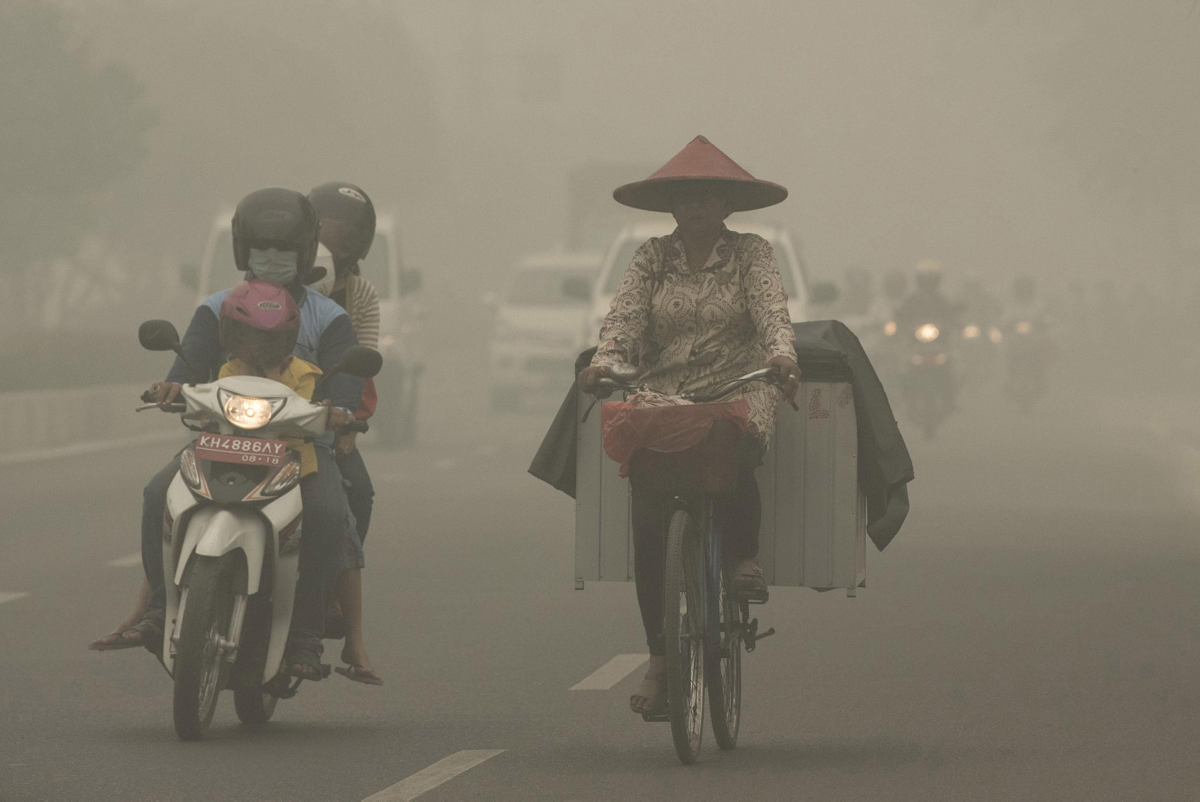
#> input picture images/hazy1.png, 1200 x 802 px; its folder holds only this picture in this run
$ python ROP+.py
#> lines starting #> are read from the running program, lines starting #| are printed output that depends on the picture
### psf2otf.py

"""
Codes for converting point-spread function to optical transfer function
borrowed from https://github.com/JoshuaEbenezer/ftvd/blob/master/ftvd.py
"""

import numpy as np

def zero_pad(image, shape, position='corner'):
    """
    Extends image to a certain size with zeros
    Parameters
    ----------
    image: real 2d `numpy.ndarray`
        Input image
    shape: tuple of int
        Desired output shape of the image
    position : str, optional
        The position of the input image in the output one:
            * 'corner'
                top-left corner (default)
            * 'center'
                centered
    Returns
    -------
    padded_img: real `numpy.ndarray`
        The zero-padded image
    """
    shape = np.asarray(shape, dtype=int)
    imshape = np.asarray(image.shape, dtype=int)

    if np.alltrue(imshape == shape):
        return image

    if np.any(shape <= 0):
        raise ValueError("ZERO_PAD: null or negative shape given")

    dshape = shape - imshape
    if np.any(dshape < 0):
        raise ValueError("ZERO_PAD: target size smaller than source one")

    pad_img = np.zeros(shape, dtype=image.dtype)

    idx, idy = np.indices(imshape)

    if position == 'center':
        if np.any(dshape % 2 != 0):
            raise ValueError("ZERO_PAD: source and target shapes "
                             "have different parity.")
        offx, offy = dshape // 2
    else:
        offx, offy = (0, 0)

    pad_img[idx + offx, idy + offy] = image

    return pad_img

def psf2otf(psf, shape):
    """
    Convert point-spread function to optical transfer function.
    Compute the Fast Fourier Transform (FFT) of the point-spread
    function (PSF) array and creates the optical transfer function (OTF)
    array that is not influenced by the PSF off-centering.
    By default, the OTF array is the same size as the PSF array.
    To ensure that the OTF is not altered due to PSF off-centering, PSF2OTF
    post-pads the PSF array (down or to the right) with zeros to match
    dimensions specified in OUTSIZE, then circularly shifts the values of
    the PSF array up (or to the left) until the central pixel reaches (1,1)
    position.
    Parameters
    ----------
    psf : `numpy.ndarray`
        PSF array
    shape : int
        Output shape of the OTF array
    Returns
    -------
    otf : `numpy.ndarray`
        OTF array
    Notes
    -----
    Adapted from MATLAB psf2otf function
    """
    if np.all(psf == 0):
        return np.zeros_like(psf)

    inshape = psf.shape
    # Pad the PSF to outsize
    psf_pad = zero_pad(psf, shape, position='corner')

    # Circularly shift OTF so that the 'center' of the PSF is
    # [0,0] element of the array
    for axis, axis_size in enumerate(inshape):
        psf_pad = np.roll(psf_pad, -int(axis_size / 2), axis=axis)

    # Compute the OTF
    otf = np.fft.fft2(psf_pad)

    # Estimate the rough number of operations involved in the FFT
    # and discard the PSF imaginary part if within roundoff error
    # roundoff error  = machine epsilon = sys.float_info.epsilon
    # or np.finfo().eps
    n_ops = np.sum(psf_pad.size * np.log2(psf_pad.shape))
    otf = np.real_if_close(otf, tol=n_ops)

    return otf

### ROP+.py
import numpy as np
import cv2

# from icecream import ic
from tqdm import tqdm


def defaultParamSetting(ImageType):
    if ImageType == 1:
        param = {"omega": 0.99, "mi": 1, "ma": 95, "gamma": 5e1}
    elif ImageType == 2:
        param = {"omega": 0.8, "mi": 1, "ma": 95, "gamma": 3e1}
    elif ImageType == 3:
        param = {"omega": 0.75, "mi": 1, "ma": 95, "gamma": 5e1}
    elif ImageType == 4:
        param = {"omega": 0.7, "mi": 2, "ma": 99.6, "gamma": 1e2}
    param["iternum"] = 10

    return param


# 获得大气光和散射光
def get_atmosphere(image, tilde_T):
    scatter_est = np.sum(tilde_T, axis=2)
    n_pixels = scatter_est.size
    # ic(n_pixels)
    n_search_pixels = int(n_pixels * 0.01)
    image_vec = image.reshape(n_pixels, 3)
    indices = np.argsort(scatter_est.flatten())[::-1]
    atmosphere = np.mean(image_vec[indices[:n_search_pixels], :], axis=0)

    atmosphere = np.tile(
        atmosphere[np.newaxis, np.newaxis, :],
        (scatter_est.shape[0], scatter_est.shape[1], 1),
    )

    sek = scatter_est.flatten()[indices[n_search_pixels]]
    # ic(sek)
    sek_vec = np.tile(
        sek * tilde_T[0, 0] / np.maximum(scatter_est[0, 0], 0.001),
        (tilde_T.shape[0], tilde_T.shape[1], 1),
    )
    # ic(sek_vec.shape)

    tilde_T = tilde_T * np.repeat(scatter_est <= sek, 3).reshape(tilde_T.shape) + (
        2 * sek_vec - tilde_T
    ) * np.repeat(scatter_est > sek, 3).reshape(tilde_T.shape)

    return atmosphere, tilde_T


def TransRefine(atmosphere, I, t0, param):
    # C0 is the intensity of the transmission map T
    # SnuT is the unified spectrum of the transimssion map T
    # SnuT = T(1,1,:)/sum(T(1,1,:),3)

    def getCoeff():
        from psf2otf import psf2otf

        # from pypher.pypher import psf2otf

        N, M, C = t0.shape
        sizeF = np.array([N, M])
        # # ic(sizeF)
        Coeff = {
            "eigsD1": np.repeat(psf2otf(np.array([[1, -1]]), sizeF), 3),
            "eigsD2": np.repeat(psf2otf(np.array([[1], [-1]]), sizeF), 3),
            # "eigsDtD": np.abs(Coeff["eigsD1"]) ** 2 + np.abs(Coeff["eigsD2"]) ** 2,
            "eigsD21": psf2otf(np.array([[1, -1]]), [sizeF[0], sizeF[1]]),
            "eigsD22": psf2otf(np.array([[1], [-1]]), [sizeF[0], sizeF[1]]),
            # "eigsDtD2": np.abs(Coeff["eigsD21"]) ** 2 + np.abs(Coeff["eigsD22"]) ** 2,
        }
        Coeff["eigsDtD"] = (
            np.abs(Coeff["eigsD1"]) ** 2 + np.abs(Coeff["eigsD2"]) ** 2
        ).reshape([N, M, C])
        Coeff["eigsDtD2"] = (
            np.abs(Coeff["eigsD21"]) ** 2 + np.abs(Coeff["eigsD22"]) ** 2
        ).reshape([N, M])
        return Coeff

    def ForwardD(U):
        # % Forward finite difference operator
        end_col_diff = np.expand_dims((U[:, 0] - U[:, -1]), axis=1)
        end_row_diff = np.expand_dims((U[0, :] - U[-1, :]), axis=0)
        Dux = np.concatenate(
            (np.diff(U, 1, 1), end_col_diff), axis=1
        )  # discrete gradient operators
        Duy = np.concatenate((np.diff(U, 1, 0), end_row_diff), axis=0)
        return (Dux, Duy)

    def Dive(X, Y):
        # % Transpose of the forward finite difference operator
        fwd_diff_rowX = np.expand_dims(X[:, -1] - X[:, 1], axis=1)
        DtXY = np.concatenate((fwd_diff_rowX, -np.diff(X, 1, 1)), axis=1)
        fwd_diff_rowY = np.expand_dims(Y[-1, :] - Y[1, :], axis=0)
        DtXY = DtXY + np.concatenate((fwd_diff_rowY, -np.diff(Y, 1, 0)), axis=0)
        return DtXY

    Coeff = getCoeff()
    D, Dt = ForwardD, Dive
    MaxIter = param["iternum"]
    gamma = param["gamma"]

    lambda1 = 5
    lambda2 = 5e-1
    lambda3 = 5e-1
    beta = 10

    M, N, Channel = t0.shape
    Lxi1 = np.zeros((M, N, Channel))
    Lxi2 = np.zeros((M, N, Channel))
    Leta1 = np.zeros((M, N))
    Leta2 = np.zeros((M, N))

    SolRE = 5e-4
    tau = 1.618

    D1I, D2I = D(I)
    C0 = np.mean(t0, axis=2)

    SnuT = t0[0, 0, :] / np.sum(t0[0, 0, :].reshape(1, 1, 3), axis=2, keepdims=True)

    D1tG, D2tG = D(C0)
    # D1t = SnuT .* repmat(D1tG, [1 1 3]);
    # D2t = SnuT .* repmat(D2tG, [1 1 3]);
    D1t = SnuT * np.repeat(D1tG, 3).reshape(M, N, Channel)
    D2t = SnuT * np.repeat(D2tG, 3).reshape(M, N, Channel)

    C = C0

    cont = True
    k = 0

    while tqdm(cont, desc="Iterating", leave=False):
        k += 1

        Xterm1 = D1t - D1I + Lxi1 / beta
        Xterm2 = D2t - D2I + Lxi2 / beta
        Xterm = np.sqrt(Xterm1**2 + Xterm2**2)
        W = np.exp(-gamma * (np.abs(D1I) + np.abs(D2I)))
        Xterm = np.maximum(Xterm - (W * lambda1) / beta, 0) / (
            Xterm + np.finfo(float).eps
        )
        Xmg1 = Xterm * Xterm1
        Xmg2 = Xterm * Xterm2

        Zterm1 = D1tG + Leta1 / beta
        Zterm2 = D2tG + Leta2 / beta
        Zterm = np.sqrt(Zterm1**2 + Zterm2**2)
        Zterm = np.maximum(Zterm - lambda2 / beta, 0) / (Zterm + np.finfo(float).eps)
        Zmg1 = Zterm * Zterm1
        Zmg2 = Zterm * Zterm2

        zeta1X = Xmg1 + D1I - Lxi1 / beta
        zeta1Y = Xmg2 + D2I - Lxi2 / beta
        zeta2X = Zmg1 - Leta1 / beta
        zeta2Y = Zmg2 - Leta2 / beta

        from numpy.fft import fft2, ifft2

        ttem = (
            fft2(lambda3 * C0)
            + beta * np.sum(fft2(Dt(SnuT * zeta1X, SnuT * zeta1Y)), 2)
            + beta * fft2(Dt(zeta2X, zeta2Y))
        )
        ttemp = lambda3 + beta * (
            np.sum(SnuT**2 * Coeff["eigsDtD"], 2) + Coeff["eigsDtD2"]
        )
        Cnew = np.real(ifft2(ttem / (ttemp + np.finfo(float).eps)))
        Cnew[Cnew <= 0] = 0
        Cnew[Cnew >= 1] = 1

        D1tG, D2tG = D(Cnew)
        D1t = SnuT * np.repeat(D1tG, 3).reshape(M, N, Channel)
        D2t = SnuT * np.repeat(D2tG, 3).reshape(M, N, Channel)

        Lxi1 = Lxi1 - tau * beta * (Xmg1 - (D1t - D1I))
        Lxi2 = Lxi2 - tau * beta * (Xmg2 - (D2t - D2I))
        Leta1 = Leta1 - tau * beta * (Zmg1 - D1tG)
        Leta2 = Leta2 - tau * beta * (Zmg2 - D2tG)

        re = np.linalg.norm(Cnew - C, "fro") / np.linalg.norm(C, "fro")
        # ic(k, re)
        C = Cnew
        cont = (k < MaxIter) and (re > SolRE)

    # ic(SnuT.shape, C.shape)
    T = SnuT * np.repeat(C, 3).reshape(M, N, Channel)
    Jr = (I - atmosphere) / np.maximum(T, 0.01) + atmosphere

    return Jr, T


def gamma0(img):

    i = np.arange(256)
    f = ((i + 0.5) / 256) ** (5 / 6)
    LUT = np.uint8(f * 256 - 0.5)

    img = cv2.cvtColor(img, cv2.COLOR_RGB2YCrCb)
    img[:, :, 0] = LUT[img[:, :, 0]]
    img = cv2.cvtColor(img, cv2.COLOR_YCrCb2RGB)

    return img


def rank1_enhancement(img, ImageType):

    param = defaultParamSetting(ImageType)

    imgvec = img.reshape(img.shape[0], img.shape[1], 3)
    selectedpixel = np.ones_like(imgvec)
    previous_basis = np.ones(3).reshape(1, 3)

    for _ in range(20):
        # 计算 imgvec 三个通道的均值，得到 (1, 1, 1) 的数组
        x_RGB = np.mean(imgvec, axis=(0, 1))
        # 扩展到与 imgvec 相同的形状
        x_mean = np.tile(x_RGB, (img.shape[0], img.shape[1], 1))
        # normailize
        spec_basis = x_mean / np.maximum(
            np.sqrt(np.sum(x_mean**2, axis=2, keepdims=True)), 0.001
        )
        image_norm = img / np.maximum(
            np.sqrt(np.sum(img**2, axis=2, keepdims=True)), 0.001
        )
        # 计算相似度
        # proj_sim = repmat((((sum(spec_basis .* imag_nmlzed, 3)))), [1 1 3]);
        proj_sim = np.sum(spec_basis * image_norm, axis=2, keepdims=True)
        proj_sim = np.repeat(proj_sim, 3, axis=2)
        # 计算散射光
        if np.sum(np.abs(previous_basis - spec_basis)) != 0:
            # 更新 previous_basis
            previous_basis = spec_basis
            boots = proj_sim.reshape(img.shape[0] * img.shape[1], 3)
            selectedpixel = np.where(
                boots > 0.99, 1, 0
            )  # 如果 proj_sim 大于 0.99，就保留，否则置 0
        else:
            break

    # S_nu 是 unified_spectrum of \tilde{t}，即散射光的强度
    S_nu = x_mean / np.maximum(np.sum(x_mean, axis=2, keepdims=True), 0.001)
    tilde_T = proj_sim * np.sum(img, axis=2, keepdims=True) * S_nu

    initial_img = img

    atmosphere, tilde_T = get_atmosphere(initial_img, tilde_T)

    # T = 1 - omega * tilde_T
    T_ini = 1 - param["omega"] * tilde_T

    # ic(initial_img.shape, T_ini.shape)
    Jr, T_tv = TransRefine(atmosphere, initial_img, T_ini, param)

    mi = np.percentile(Jr, param["mi"], axis=(0, 1))
    ma = np.percentile(Jr, param["ma"], axis=(0, 1))
    Jr = (Jr - mi) / (ma - mi)
    cv2.normalize(Jr, Jr, 0, 255, cv2.NORM_MINMAX)
    Jr = np.uint8(Jr)
    Jr = gamma0(Jr)

    T_tv = np.uint8(T_tv * 255)
    T_ini = np.uint8(T_ini * 255)

    return Jr, T_tv, T_ini


def main():
    import os

    img_path = "images"
    imgs = os.listdir(img_path)
    for img in tqdm(imgs):
        img_path = f"images/{img}"
        image = cv2.imread(img_path)
#> image is the input picture: shape (802, 1200, 3); mean B, G, R 110.9, 126, 132.5
        image = image / 255.0

        Jr, T_tv, T_ini = rank1_enhancement(image, 3)
#> the loop in rank1_enhancement, `for _ in range(20):` made 2 passes
#> x_RGB on passes 1 to 2: [0.435, 0.494, 0.52], [0.435, 0.494, 0.52]
#> in get_atmosphere, `atmosphere = np.mean(image_vec[indices[:n_search_pixels], :], axis=0)`: atmosphere = [0.625, 0.707, 0.749]
#> in get_atmosphere, `sek = scatter_est.flatten()[indices[n_search_pixels]]`: sek = 1.93
#> in rank1_enhancement, `T_ini = 1 - param["omega"] * tilde_T`:
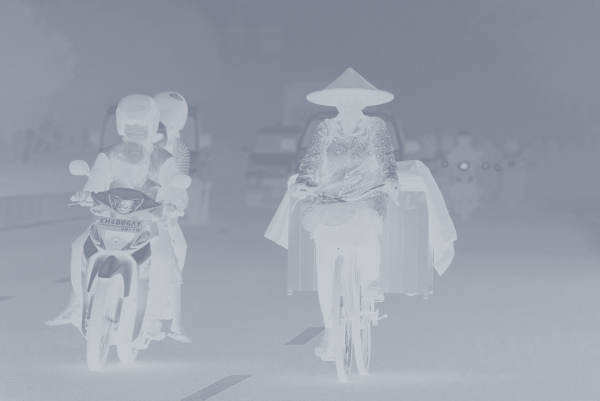
#> T_ini: shape (802, 1200, 3) float64 (shown at 1/2 size); mean B, G, R 0.674, 0.63, 0.611
#> in ForwardD, `end_col_diff = np.expand_dims((U[:, 0] - U[:, -1]), axis=1)`: end_col_diff = 802 rows, first 8: [-0.0196, -0.0275, -0.0275], [-0.0157, -0.0235, -0.0235], [-0.0196, -0.0275, -0.0275], [-0.00784, -0.0157, -0.0157], [-0.0235, -0.0314, -0.0314], [-0.0314, -0.0392, -0.0392], [-0.0431, -0.051, -0.051], [-0.0235, -0.0314, -0.0314]
#> in ForwardD, `end_row_diff = np.expand_dims((U[0, :] - U[-1, :]), axis=0)`: end_row_diff = 1200 rows, first 8: [0.192, 0.208, 0.22], [0.2, 0.216, 0.227], [0.192, 0.208, 0.22], [0.18, 0.196, 0.208], [0.188, 0.204, 0.216], [0.2, 0.216, 0.227], [0.176, 0.196, 0.208], [0.176, 0.196, 0.208]
#> in TransRefine, `SnuT = t0[0, 0, :] / np.sum(t0[0, 0, :].reshape(1, 1, 3), axis=2, keep..`: SnuT = [[0.357, 0.328, 0.315]]
#> the loop in TransRefine, `while tqdm(cont, desc="Iterating", leave=False):` made 10 passes
#> (re, cont) on passes 1 to 8: (0.0213, True), (0.0108, True), (0.00755, True), (0.00478, True), (0.00361, True), (0.00285, True), (0.00243, True), (0.00219, True)
#> after the loop in TransRefine, `while tqdm(cont, desc="Iterating", leave=False):`:
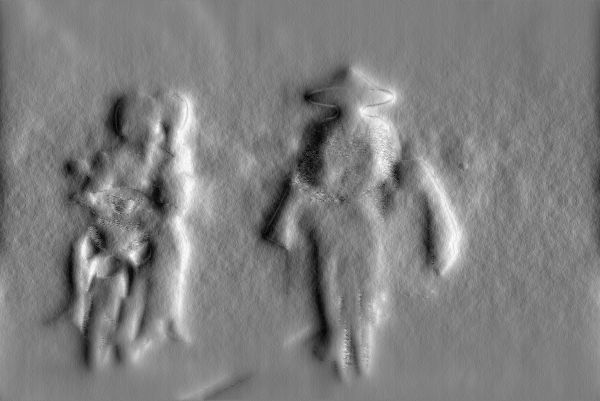
#> zeta2X: shape (802, 1200) float64 (shown at 1/2 size); min -0.0495, max 0.0497, mean -4.19e-05; drawn with min black and max white
#> after the loop in TransRefine, `while tqdm(cont, desc="Iterating", leave=False):`: k = 10
#> in rank1_enhancement, `mi = np.percentile(Jr, param["mi"], axis=(0, 1))`: mi = [-0.812, -1.03, -1.19]
#> in rank1_enhancement, `ma = np.percentile(Jr, param["ma"], axis=(0, 1))`: ma = [0.33, 0.308, 0.282]

        if not os.path.exists("results"):
            os.makedirs("results")
        img = img.split(".")[0]
        cv2.imwrite(f"results/{img}-rank1plus.png", Jr)
        cv2.imwrite(f"results/{img}-sT-rank1plus.png", 255 - T_tv)
        cv2.imwrite(f"results/{img}-T-rank1plus.png", 255 - T_ini)
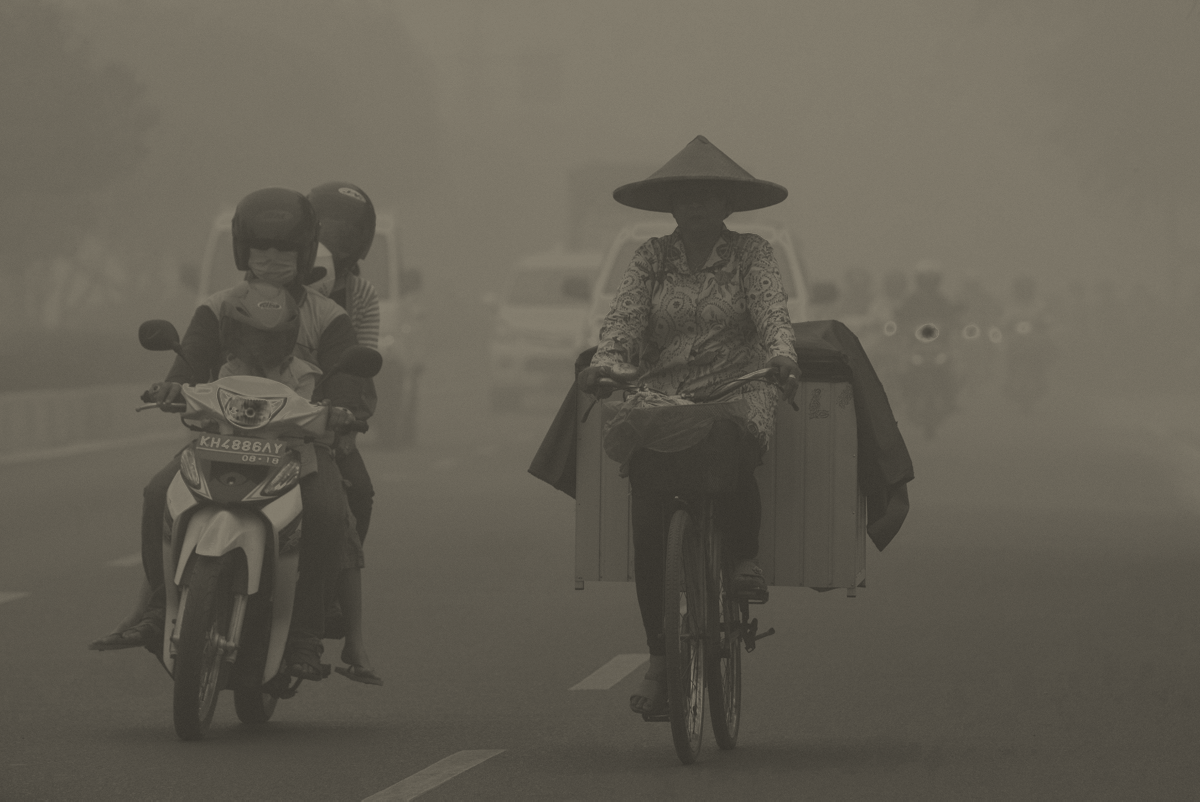
#> saved as hazy1-T-rank1plus.png: shape (802, 1200, 3); mean B, G, R 83.5, 94.8, 99.6

        # print(f"Results saved to results/{img}-Rank1.png")


if __name__ == "__main__":
    main()

$ run again, on images/sandstorm1.png
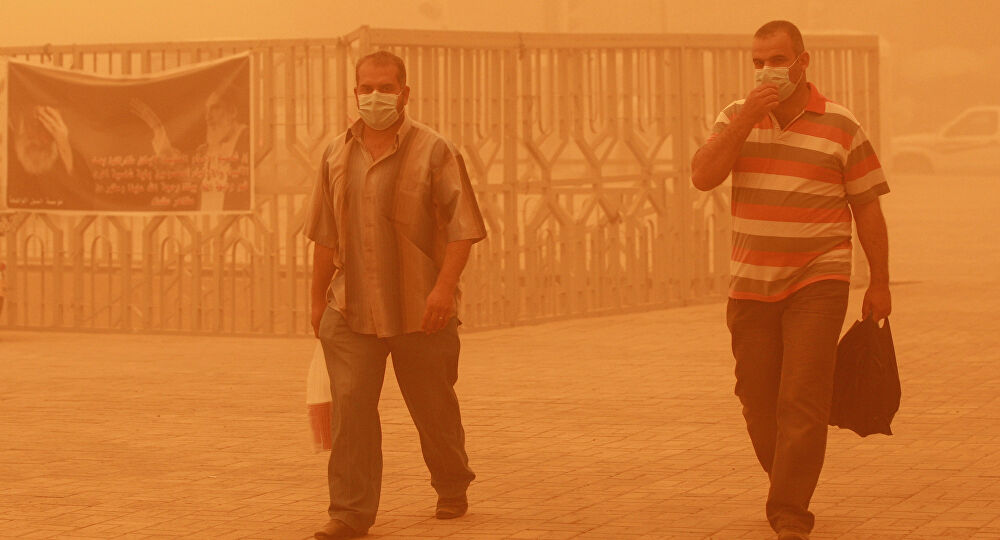
#> input picture images/sandstorm1.png, 1000 x 540 px
#> in main, image is the input picture: shape (540, 1000, 3); mean B, G, R 46.2, 116.4, 204.3
#> the loop in rank1_enhancement, `for _ in range(20):` made 2 passes
#> x_RGB on passes 1 to 2: [0.181, 0.457, 0.801], [0.181, 0.457, 0.801]
#> in get_atmosphere, `atmosphere = np.mean(image_vec[indices[:n_search_pixels], :], axis=0)`: atmosphere = [0.334, 0.667, 0.946]
#> sek = 1.92
#> end_col_diff = 540 rows, first 8: [0.0745, 0.118, 0.0549], [0.0745, 0.118, 0.0549], [0.0745, 0.118, 0.0549], [0.0745, 0.118, 0.0549], [0.0745, 0.118, 0.0549], [0.0745, 0.118, 0.0549], [0.0745, 0.118, 0.0549], [0.0745, 0.118, 0.0549]
#> end_row_diff = 1000 rows, first 8: [0.122, 0.165, 0.0745], [0.11, 0.153, 0.0627], [0.102, 0.145, 0.0549], [0.098, 0.137, 0.0588], [0.102, 0.141, 0.0627], [0.106, 0.145, 0.0667], [0.102, 0.141, 0.0667], [0.102, 0.141, 0.0667]
#> SnuT = [[0.52, 0.348, 0.133]]
#> Dux: shape (540, 1000) float64
#> Duy: shape (540, 1000) float64
#> the loop in TransRefine, `while tqdm(cont, desc="Iterating", leave=False):` made 10 passes
#> (re, cont) on passes 1 to 8: (0.0293, True), (0.0133, True), (0.00933, True), (0.006, True), (0.00451, True), (0.00348, True), (0.00293, True), (0.00252, True)
#> pass 1, in TransRefine, `W = np.exp(-gamma * (np.abs(D1I) + np.abs(D2I)))`:
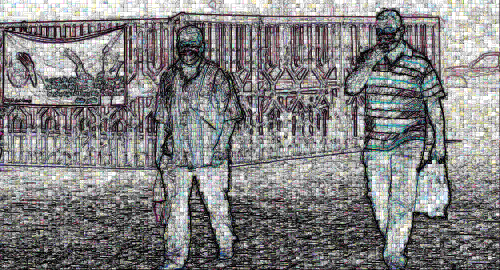
#> W: shape (540, 1000, 3) float64 (shown at 1/2 size); mean B, G, R 0.511, 0.508, 0.512
#> after the loop in TransRefine, `while tqdm(cont, desc="Iterating", leave=False):`:
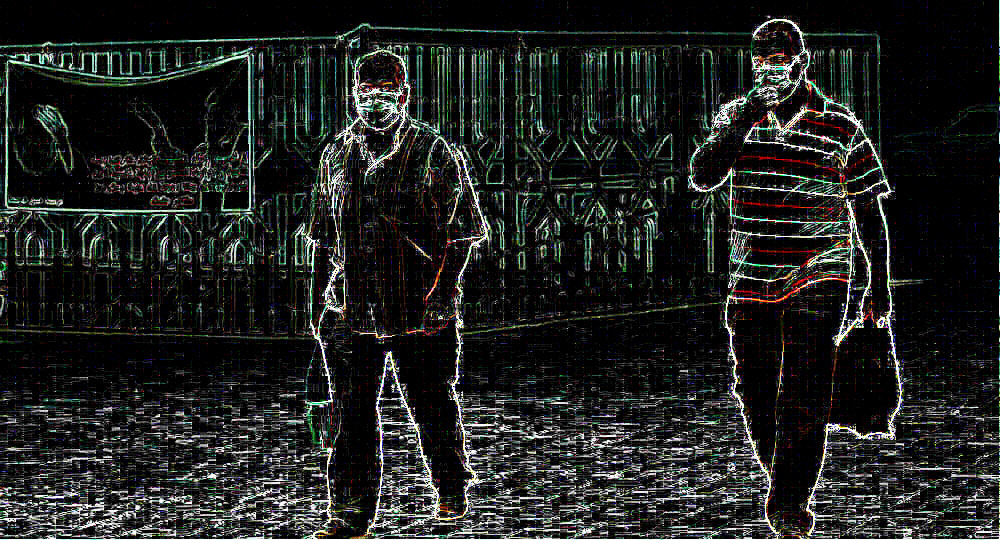
#> Xterm: shape (540, 1000, 3) float64; mean B, G, R 0.123, 0.131, 0.123
#> after the loop in TransRefine, `while tqdm(cont, desc="Iterating", leave=False):`: k = 10
#> mi = [-0.504, -1.16, -3.36]
#> ma = [0.182, 0.328, 0.482]
